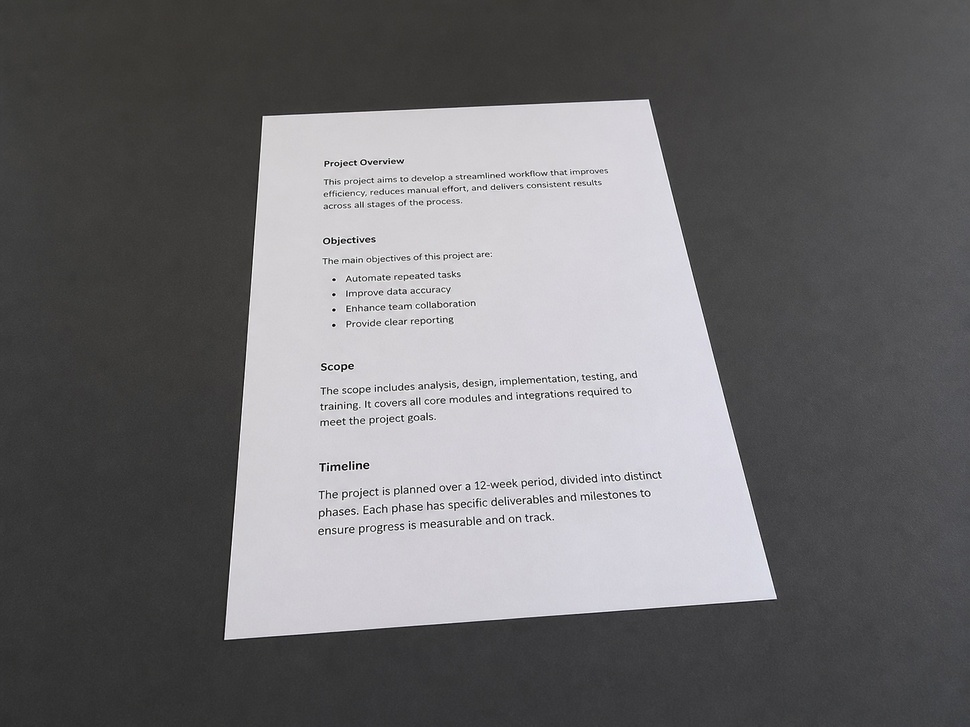
#> input picture inputs/document.jpg, 970 x 727 px, shrunk from 1448 x 1086 before the run
$ python day03_canny.py
#> lines starting #> are read from the running program, lines starting #| are printed output that depends on the picture; after the words box and inside, x2 and y2 are one past the last pixel; in counts of white or black regions, pixels touching at a corner belong together
from pathlib import Path

import cv2
import matplotlib.pyplot as plt

root = Path(__file__).resolve().parents[1]

image = cv2.imread(str(root / "inputs" / "document.jpg"))
#> image is the input picture: shape (727, 970, 3); mean B, G, R 114.3, 112.4, 113.2

if image is None:
    raise FileNotFoundError("无法读取图片")

gray = cv2.cvtColor(image, cv2.COLOR_BGR2GRAY)
blurred = cv2.GaussianBlur(gray, (5, 5), sigmaX=0)

def run_canny(low_threshold, high_threshold):
    return cv2.Canny(blurred, low_threshold, high_threshold)

canny_results = []
for low_threshold, high_threshold in [(30, 90), (50, 150), (100, 200)]:
    result = run_canny(low_threshold, high_threshold)
    title = f"low={low_threshold}, high={high_threshold}"
    canny_results.append((title, result))
#> this loop made 3 passes
#> pass 1, `result = run_canny(low_threshold, high_threshold)`:
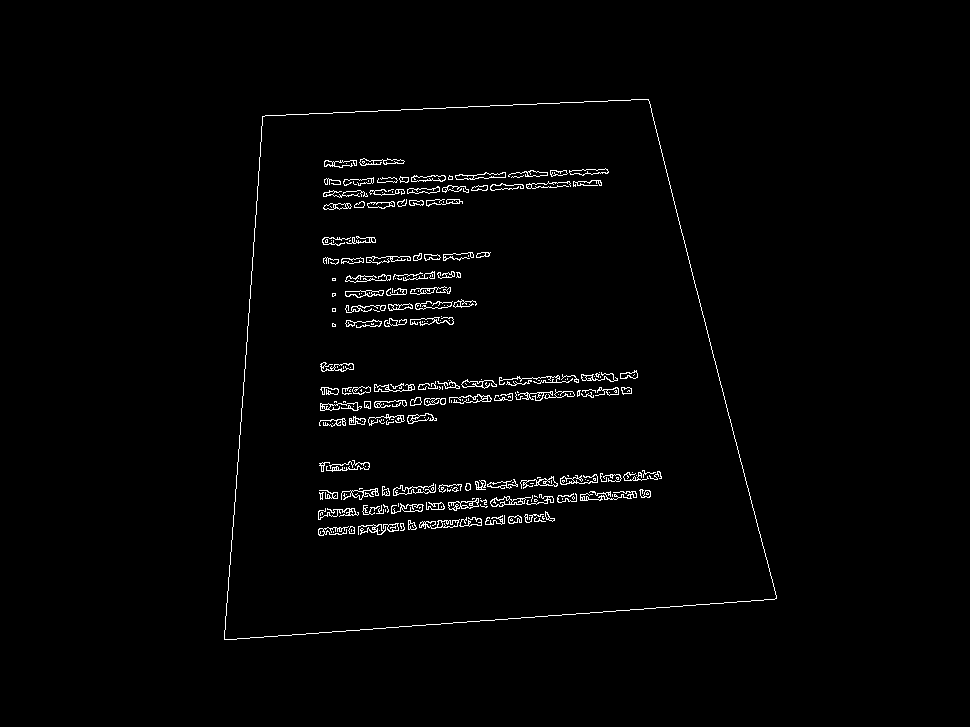
#> result: shape (727, 970); 1.7% white in thin lines or dots, all inside (x1, y1, x2, y2) = (224, 99, 777, 640)
#> after the loop, canny_results = 3 items

print(len(canny_results))
#| 3

results = [
    ("Gray", gray),
    *canny_results,
]

fig, axes = plt.subplots(1, 4, figsize=(18, 5))
for axis, (title, current) in zip(axes, results):
    axis.imshow(current, cmap="gray" ,vmin=0, vmax=255)
    axis.set_title(title)
    axis.axis("off")
#> this loop made 4 passes
#> title on passes 1 to 4: 'Gray', 'low=30, high=90', 'low=50, high=150', 'low=100, high=200'

fig.tight_layout()
fig.savefig(str(root / "outputs" / "day03_canny.png"), dpi=150)
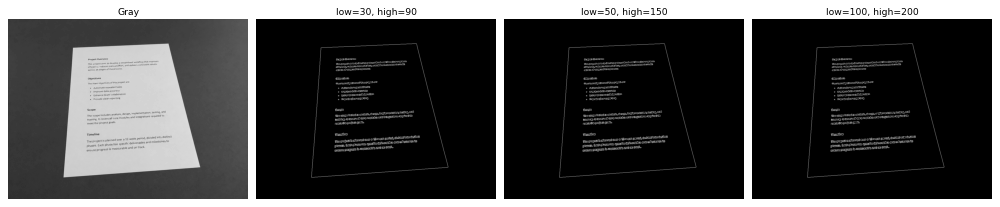
#> figure drawn by matplotlib, 4 panels
plt.close(fig)
